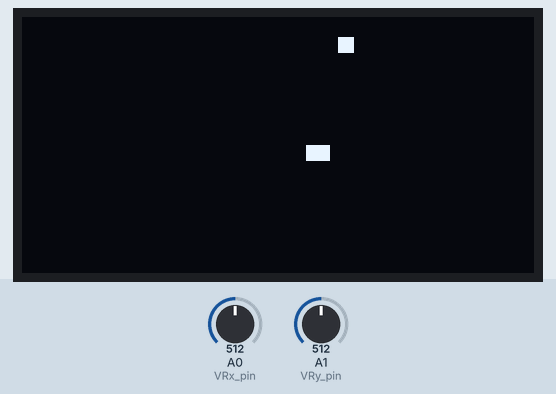
A sketch run on a simulated Arduino Uno, built with avr-gcc and run on an emulated ATmega328P. Parts: 128×64 one-colour display. Inputs (shaded band) come from the test bench; at power-on: A0 (VRx_pin) = 512, A1 (VRy_pin) = 512. Random numbers use the default seed unless the sketch sets one.

Above: at 1.2 s.
1.3 s: A0 (VRx_pin) set to 90
At 2.2 s:
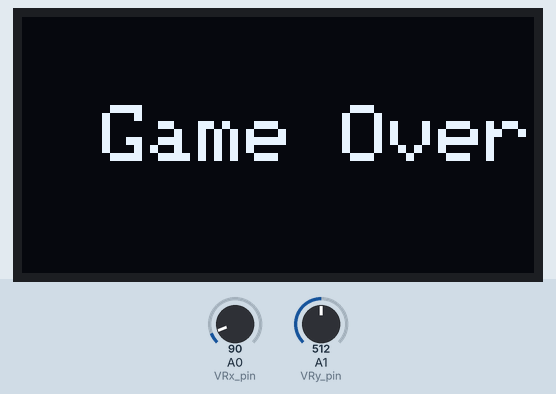
2.8 s: A0 (VRx_pin) set to 110
At 3.46 s:
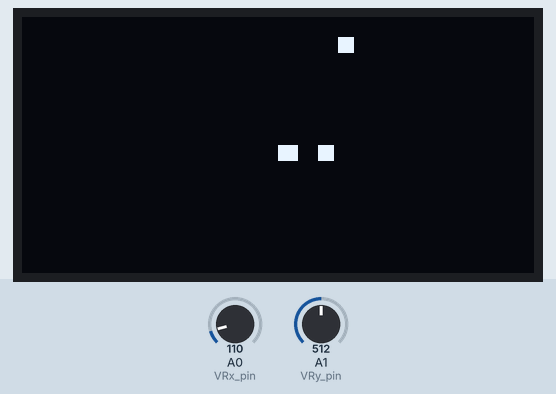
4.9 s: A1 (VRy_pin) set to 910
At 5.11 s:
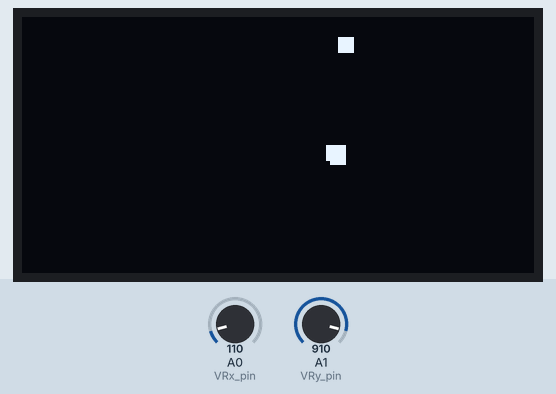
6.5 s: A1 (VRy_pin) set to 90
At 8.66 s:
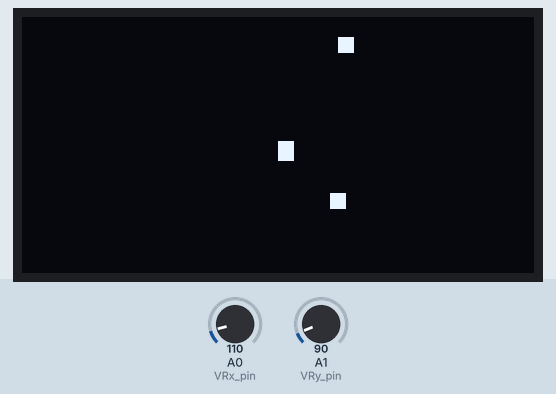
9.5 s: A0 (VRx_pin) set to 0
At 9.67 s:
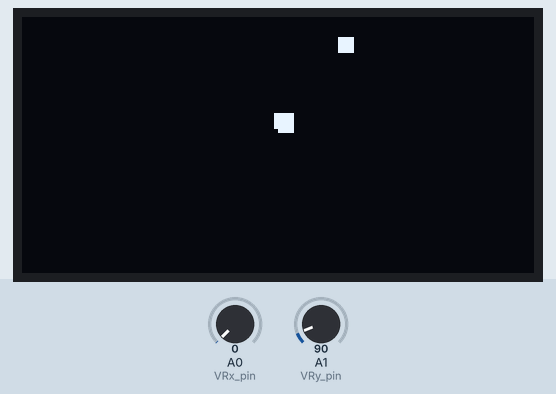
Timing chart, 0 to 12.1 s (numbered marks = the images above; inputs shaded):
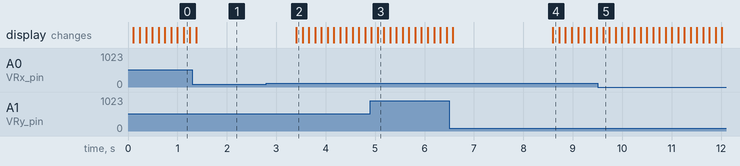

The sketch:

snake_game.ino
```cpp
#include <Wire.h>
#include <Adafruit_GFX.h>
#include <Adafruit_SSD1306.h>

#define SCREEN_WIDTH 128
#define SCREEN_HEIGHT 64
#define OLED_RESET -1

Adafruit_SSD1306 display(SCREEN_WIDTH, SCREEN_HEIGHT, &Wire, OLED_RESET);

#define VRx_pin A0
#define VRy_pin A1
#define SW_pin 2

const int snake_max_length = 128;
int snakeX[snake_max_length], snakeY[snake_max_length];
int snakeLength = 3;
int snakeDir = 1;
int foodX, foodY;

void setup() {
  Serial.begin(9600);

  if (!display.begin(SSD1306_SWITCHCAPVCC, 0x3C)) {
    Serial.println(F("SSD1306 allocation failed"));
    for (;;);
  }

  display.clearDisplay();
  display.setTextSize(1);
  display.setTextColor(SSD1306_WHITE);
  display.setCursor(0, 0);
  display.println("Snake Game");
  display.display();

  snakeX[0] = SCREEN_WIDTH / 2;
  snakeY[0] = SCREEN_HEIGHT / 2;

  placeFood();


  drawSnake();
  display.fillRect(foodX, foodY, 4, 4, SSD1306_WHITE);
  display.display();
}

void loop() {
  int xValue = analogRead(VRx_pin);
  int yValue = analogRead(VRy_pin);

  if (xValue < 100) {
    snakeDir = 3;
  } else if (xValue > 900) {
    snakeDir = 1;
  } else if (yValue < 100) {
    snakeDir = 0;
  } else if (yValue > 900) {
    snakeDir = 2;
  }

  moveSnake();

  if (checkCollision()) {
    gameOver();
    return;
  }

  if (snakeX[0] == foodX && snakeY[0] == foodY) {
    snakeLength++;
    placeFood();
  }

  display.clearDisplay();
  drawSnake();
  display.fillRect(foodX, foodY, 4, 4, SSD1306_WHITE);
  display.display();

  delay(100);
}

void moveSnake() {
  for (int i = snakeLength - 1; i > 0; i--) {
    snakeX[i] = snakeX[i - 1];
    snakeY[i] = snakeY[i - 1];
  }

  switch (snakeDir) {
    case 0:
      snakeY[0]--;
      break;
    case 1:
      snakeX[0]++;
      break;
    case 2:
      snakeY[0]++;
      break;
    case 3:
      snakeX[0]--;
      break;
  }

  // Wrap snake around screen edges
  if (snakeX[0] >= SCREEN_WIDTH)
    snakeX[0] = 0;
  if (snakeX[0] < 0)
    snakeX[0] = SCREEN_WIDTH - 1;
  if (snakeY[0] >= SCREEN_HEIGHT)
    snakeY[0] = 0;
  if (snakeY[0] < 0)
    snakeY[0] = SCREEN_HEIGHT - 1;
}

void drawSnake() {
  // Draw each segment of the snake
  for (int i = 0; i < snakeLength; i++) {
    display.fillRect(snakeX[i], snakeY[i], 4, 4, SSD1306_WHITE);
  }
}

void placeFood() {
  // Place food at random position within screen bounds
  foodX = random(0, SCREEN_WIDTH - 5);
  foodY = random(0, SCREEN_HEIGHT - 5);
}

bool checkCollision() {
  // Check if snake collides with itself
  for (int i = 1; i < snakeLength; i++) {
    if (snakeX[0] == snakeX[i] && snakeY[0] == snakeY[i]) {
      return true;
    }
  }
  return false;
}

void gameOver() {
  // Display game over message
  display.clearDisplay();
  display.setTextSize(2);
  display.setTextColor(SSD1306_WHITE);
  display.setCursor(20, SCREEN_HEIGHT / 2 - 10);
  display.println("Game Over");
  display.display();

  // Reset game variables if needed
  snakeLength = 3;
  snakeDir = 1;
  snakeX[0] = SCREEN_WIDTH / 2;
  snakeY[0] = SCREEN_HEIGHT / 2;
  delay(2000); // Delay before restarting game
}
```
